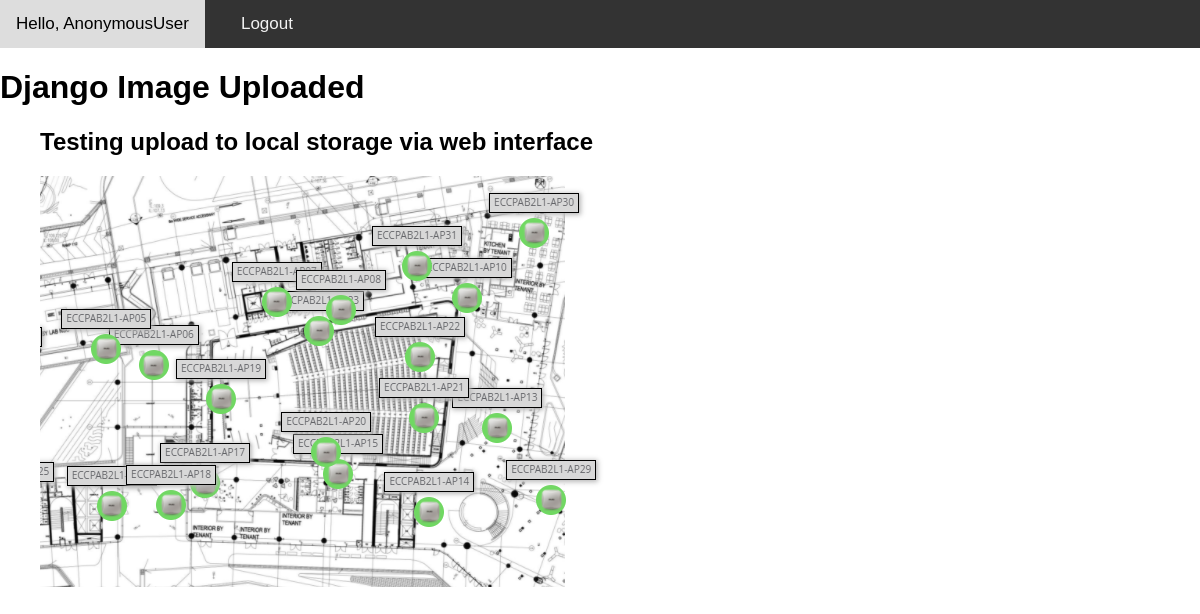
Page /viewplans/ on the earlier database version.
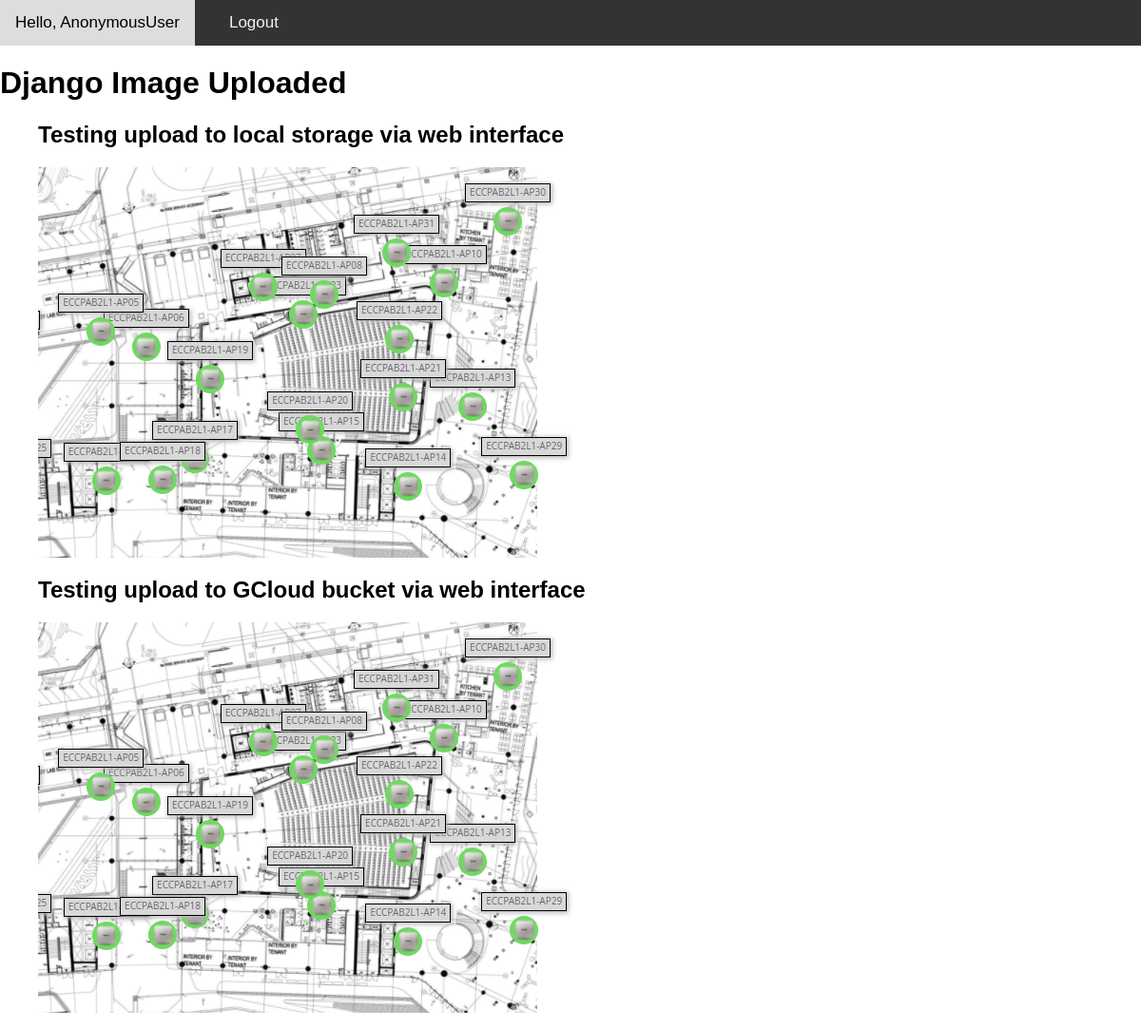
Same page on the later database version.
### webapp/models.py (models this page shows, shortened)
class Floorplan(models.Model):
    title = models.TextField()
    plan = models.ImageField()

### webapp/views.py (the view)
# urls.py: path('viewplans/', views.HomePageView.as_view(), name='home'),
class HomePageView(ListView):
    model = Floorplan
    template_name = 'home.html'

### webapp/templates/home.html
{% load static %}
<body>
  {% include 'navbar.html' %}
<h1>Django Image Uploaded</h1>
<ul>
  {% for floorplan in object_list %}
    <h2>{{ floorplan.title }}</h2>
    <img src = "images/Floor_WAP_1.png", alt = "{FloorPlan}", class = 'fit-picture'>
    {% endfor %}
</ul>
</body>

Differences in the rows shown:
added Floorplan: title "Testing upload to GCloud bucket via web interface"
